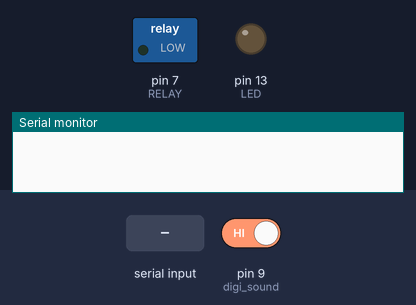
This sketch was run on a simulated Arduino Uno, built with avr-gcc and run on an emulated ATmega328P. Shown: switched loads named in the sketch (green lamp = pin HIGH), output pins drawn as LEDs (lit = HIGH), the last lines printed to the serial monitor. Inputs (shaded band) come from the test bench; at power-on: pin 9 (digi_sound) HIGH.

Above: at 1.2 s.
1.3 s: "s" received over Serial
At 2.3 s:
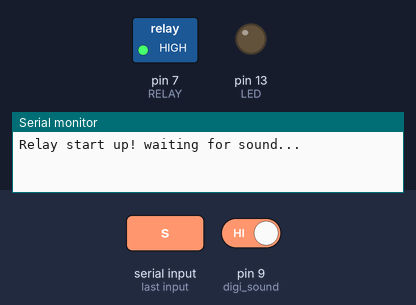
2.8 s: pin 9 (digi_sound) driven LOW
At 3.2 s:
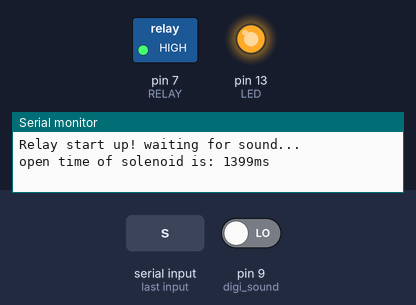
Timing chart, 0 to 5.8 s (numbered marks = the images above; inputs shaded):
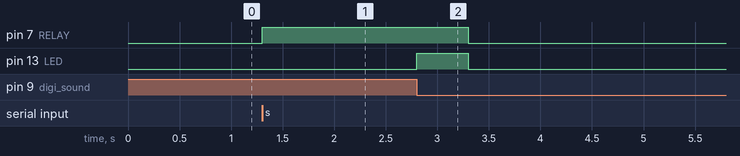

Measured:
- after the input at 1.3 s, pin 7 (RELAY): LOW → HIGH at once
- after the input at 2.8 s, pin 7 (RELAY): HIGH → LOW after 0.50 s; pin 13 (LED): LOW → HIGH at once, → LOW 0.50 s later

The sketch:

solenoid_interval.ino
```cpp
/*
  first open relay and then waiting for sound signal.
  it will print the time interval before the relay open
  and receive a sound signal
*/

#define digi_sound 9
#define anal_sound 0 // for debug
#define LED 13
#define RELAY 7

int val = 0; // for debug
int digit = 0;
unsigned long startTime = 0;
unsigned long stopTime = 0;
bool flag = false;

void setup() {
  // put your setup code here, to run once:
  Serial.begin(9600);
  pinMode(digi_sound, INPUT);
  pinMode(LED, OUTPUT);
  pinMode(RELAY, OUTPUT);

}

void loop() {
  // put your main code here, to run repeatedly:
  digit = digitalRead(digi_sound);
  // val = analogRead(anal_sound);

  if (digit == 0 && flag) {
    digitalWrite(LED, HIGH);
    Serial.print("open time of solenoid is: ");
    Serial.print(millis() - startTime);
    Serial.println("ms");
    startTime = 0;
    flag = false;
    delay(500);
    digitalWrite(RELAY, LOW);
  } else {
    digitalWrite(LED, LOW);

  }

}

/*
 * serial event to interrupt current loop
 */
void serialEvent() {
  while (Serial.available()){
    // get the new byte
    char firstChar = (char) Serial.read();
    // get the first char in buffer

    if (firstChar == 's') {
      digitalWrite(RELAY, HIGH); // start up relay
      delay(100);
      Serial.println("Relay start up! waiting for sound...");
      startTime = millis(); // record the start time
      flag = true; // flag is set to true in order to
                  //go inside sound detect loop
    }
  }

}
```
